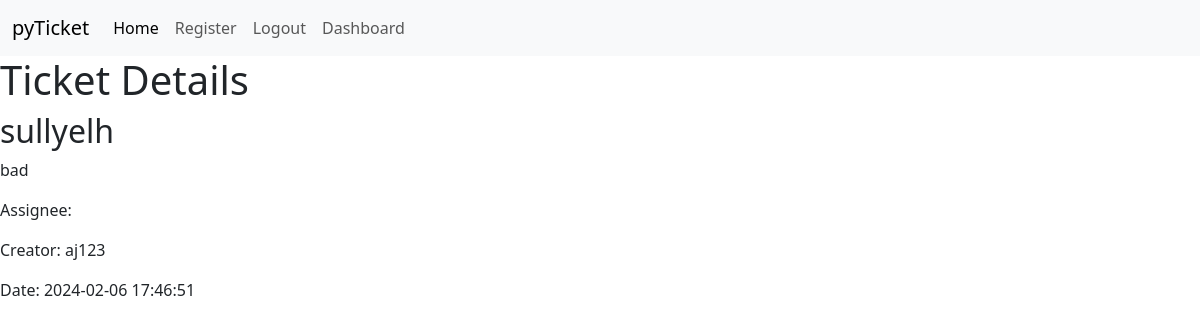
Screenshot of /ticket/2 (signed in) with the database file from the repository.
### pyticket.py (models this page shows, shortened)
class Ticket(db.Model):
    id = db.Column(db.Integer, primary_key=True)
    assignee = db.Column(db.String(20), nullable=True)
    creator_id = db.Column(db.Integer, db.ForeignKey('user.id'), nullable=False)
    creator = relationship('User', foreign_keys=[creator_id])
    date = db.Column(db.DateTime, default=datetime.utcnow)
    title = db.Column(db.String(100), nullable=False)
    description = db.Column(db.Text, nullable=False)

class User(db.Model):
    id = db.Column(db.Integer, primary_key=True)
    username = db.Column(db.String(20), unique=False, nullable=False)
    email = db.Column(db.String(), unique=True, nullable=False)
    password = db.Column(db.String(), unique=False, nullable=False)

### pyticket.py (the view)
@app.route('/ticket/<int:ticket_id>')
@login_required
def ticket_details(ticket_id):
    ticket = Ticket.query.get_or_404(ticket_id)
    return render_template('ticket-details.html', ticket=ticket)

### pyticket.py (called while the page is built)
@login_manager.user_loader
def load_user(user_id):
    return User.query.get(int(user_id))

### templates/ticket-details.html (shortened to what this page needs)
{% extends "base.html" %}
{% block content %}
    <h1>Ticket Details</h1>
    <h2>{{ ticket.title }}</h2>
    <p>{{ ticket.description }}</p>
    <p>Assignee: {{ ticket.assignee.username }}</p>
    <p>Creator: {{ ticket.creator.username }}</p>
    <p>Date: {{ ticket.date.strftime('%Y-%m-%d %H:%M:%S') }}</p>
{% endblock %}

### rows the page displays
Ticket: title "sullyelh", description "bad", date "2024-02-06 17:46:51"
User: creator.username "aj123"
